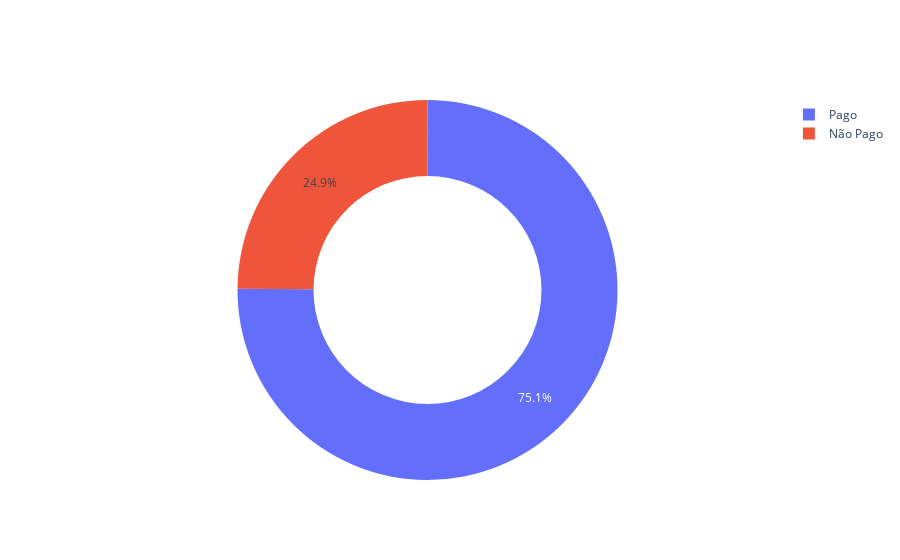

The notebook cell saved with this chart:
### Code cell
fig6 = go.Figure()
fig6.add_trace(go.Pie(labels=['Não Pago', 'Pago'], values=df6, hole=.6))
fig6.show()

### Figure 1 — Plotly figure (JSON) as saved in the notebook; plotly's stock layout.template omitted (floating-point values rounded to 4 significant figures)
{"data": [{"hole": 0.6, "labels": ["Não Pago", "Pago"], "type": "pie", "values": [777, 2343]}], "layout": {}}
